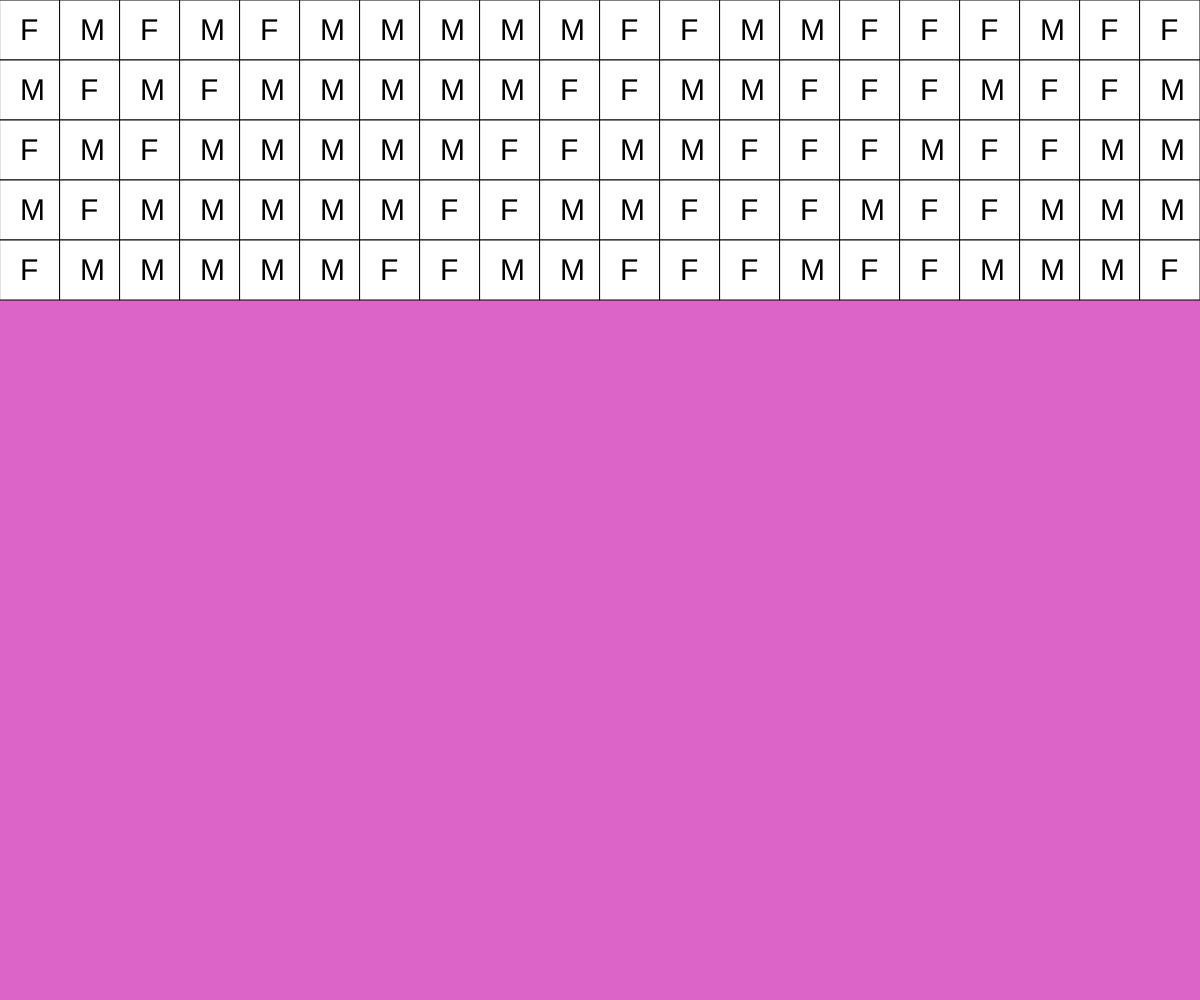
Frame 1 (no input)
Frame 2 (the mouse pressed at the canvas centre, redrawn once): identical to frame 1, image omitted

The p5.js sketch that drew this single still picture (run headless with seeded random() and noise() and a simulated clock; the mouse was pressed at the canvas centre and the sketch redrawn once):

// p5.js sketch
// ── sketch.js
// Genetic Algorithm parameters
const POP_SIZE = 1000;    // number of combinations in a GA generation
const SAMP_SIZE = 100;    // number of candidates in the pool
const MUTATE_RATE = 0.01; // chance of mutation ooccuring per cell

// Genetic Algorithm populations
let selections = [];      // different selection options from the candidates list
let candidates;           // actual candidates (only generated once)

// Desired selection characteristics
const GENDER_RATIO = 0.5;

function setup() {
  createCanvas(window.innerWidth, window.innerHeight);
  // 1. Initialize 
  // 1.a. Create candidates list
  candidates = new Population(SAMP_SIZE);
  // 1.b. Create selections list
  for (let i = 0; i < POP_SIZE; i++) {
    selections[i] = new DNA(SAMP_SIZE);
  }
}

function draw() {
  background(220, 100, 200);
  
  // 2. Selection
  // 2.a. Calculte Fitness
  for (let selection of selections) {
    candidates.calculateFitness(selection, GENDER_RATIO);
    // console.log(`selection: ${selection.genes}\nfitness: ${selection.fitness}`);
  }
  drawStudentPopulation(0, 0, candidates.roster);
  noLoop();
}

function drawStudentPopulation(x, y, candidates) {
  let rows = 5;
  let cols = SAMP_SIZE / rows;
  let size = calcSize(SAMP_SIZE, rows);

  for (let row = 0; row < rows; row++) {
    for (let col = 0; col < cols; col++) {
      let box_h = col * size;
      let box_w = row * size;
      drawStudent(x + box_h, y + box_w, size, candidates[row + col]);
    }
  }
}

function drawStudent(x, y, size, stats) {
  rect(x, y, size);
  let font_size = size / 2;
  textSize(font_size);
  let xoff = size/2 - font_size/3;
  let yoff = size/2 + font_size/3;
  text(stats["gender"], x + xoff, y + yoff);
}

function calcSize(populationSize, rows) {
  return width / (populationSize / rows);
}

// ── dna.js
class DNA {
  constructor(size) {
    this.genes = [];
    this.fitness = 0;
    for (let i = 0; i < size; i++) {
      this.genes[i] = randomSelection();
    }
  }

  /**
   * Takes 2 parents and returns a new child with mixed genes. The crossover 
   * algorithm used is the coinflip algorithm where each genome in the sequence
   * is randomly chosen to be from parent A or parent B.
   * 
   * @returns a new selection of candidates
   */
  crossover(partner) {
    let child = new DNA(this.genes.length);
    let midpoint = floor(random(this.genes.length));
    for (let i = 0; i < this.genes.length; i++) {
      if (randomSelection) {
        // Parent 1
        child.genes[i] = this.genes[i];
      } else {
        // Parent 2
        child.genes[i] = partner.genes[i];
      }
    }
    return child;
  }

  mutate(mutationRate) {
    for (let i = 0; i < this.genes.length; i++) {
      if (random(1) < mutationRate) {
        this.genes[i] = randomSelection();
      }
    }
  }
}

// Helper Functions

function randomSelection() {
  return random([true, false]);
}
// ── population.js
class Population {
  constructor(size) {
    this.roster = [];

    for (let i = 0; i < size; i++) {
      this.roster[i] = {
        "gender": random(["M", "F"]),
      };
      // console.log(`generated candidate: ${this.candidates[i]["gender"]}`);
    }
    return this;
  }

  /**
   * Creates a new candidate with randomly generated attributes.
   * 
   * @returns New candidate states
   */
  generateCandidate() {
    // FIXME: currently, we have to generate this in the Population. For some 
    // reason when generating through this helper function, the candidates[i]
    // receives a 0 or sorta bug like that.
    let candidate = {
      "gender": random(["M", "F"]),
    };
    return candidate;
  }

  /**
   * Scores the selection based on how close the selection fits the `target_ratio`
   * @param {Boolean[]} selection the proposed selection of candidates
   * @param {Float} gender_ratio target gender ratio
   */
  calculateFitness(selection, gender_ratio) {
    const w1 = 1;
    const score = w1 * this.scoreGenderRatio(selection, gender_ratio);
    selection.fitness = score;
    return score;
  }
  
  /**
   * Scores the sample choices based on the distance from the desired gender
   * ratio. The ratio is (Male / (Female + Other)).
   * 
   * @param {*} target desired gender ratio
   */
  scoreGenderRatio(selection, target) {
    let male = 0.0;
    let female = 0.0;
    let other = 0;
    let ratio = 0.0;

    for (let i = 0; i < this.roster.length; i++) {
      if (!selection.genes[i]) {
        // candidate was not selected
        continue;
      }

      const curr_gender = this.roster[i]["gender"];
      if (curr_gender == "M") {
        male++;
      }
      else if (curr_gender == "F") {
       female++; 
      } else {
        other++;
      }
    }
    console.log(`ratio = ${male} / ${female}`);

    // Normalize the gender ratio
    ratio = male / this.roster.length;
    console.log(`Ratio: ${ratio}`);
    const target_male_count = target * this.roster.length;
    const score = Math.abs(target_male_count - male);
    const score_min = 0;
    const score_max = this.roster.length;
    const norm_min = 0.0;
    const norm_max = 1.0;
    const normalized_score = map(score, score_min, score_max, norm_min, norm_max);
    return normalized_score;
  }
}
